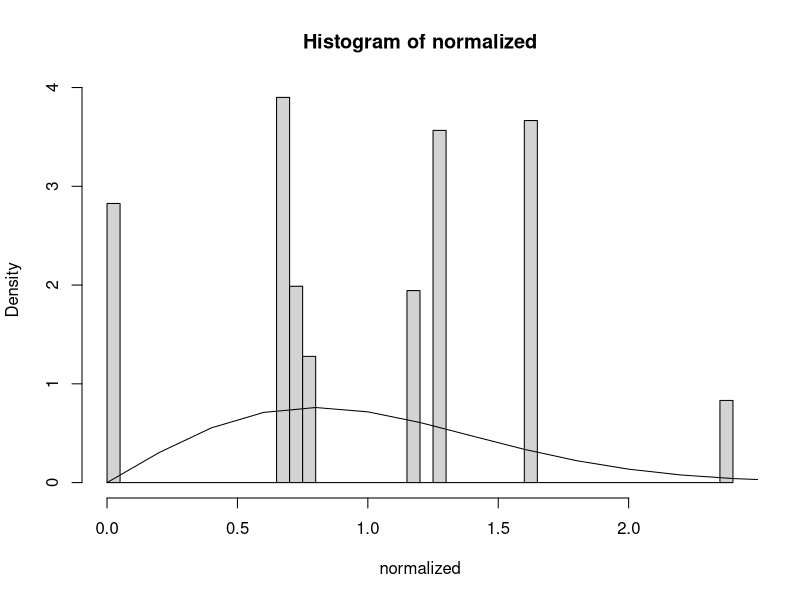

This chart was generated by the following R code:
M <- 10000
N <- 4

random_splitting <- function(n) {
  # part 1
  m <- matrix(data = rnorm(n^2), nrow = n)
  msym <- m + t(m)
  # part 2
  msym <- sign(msym)
  mid <- n / 2
  e <- rev(eigen(msym, symmetric = TRUE, only.values = TRUE)$values)
  e[mid + 1] - e[mid]
}

# wigner <- function(l) (l / 8) * exp( -(l^2) / 16 )
wigner <- function(l) (pi * l / 2) * exp( -pi * (l^2) / 4 )

ensemble <- replicate(M, random_splitting(N))
normalized <- ensemble / mean(ensemble)
hist(normalized, freq = FALSE, breaks = 50)
curve(wigner, from = 0, to = 20, add = TRUE)
